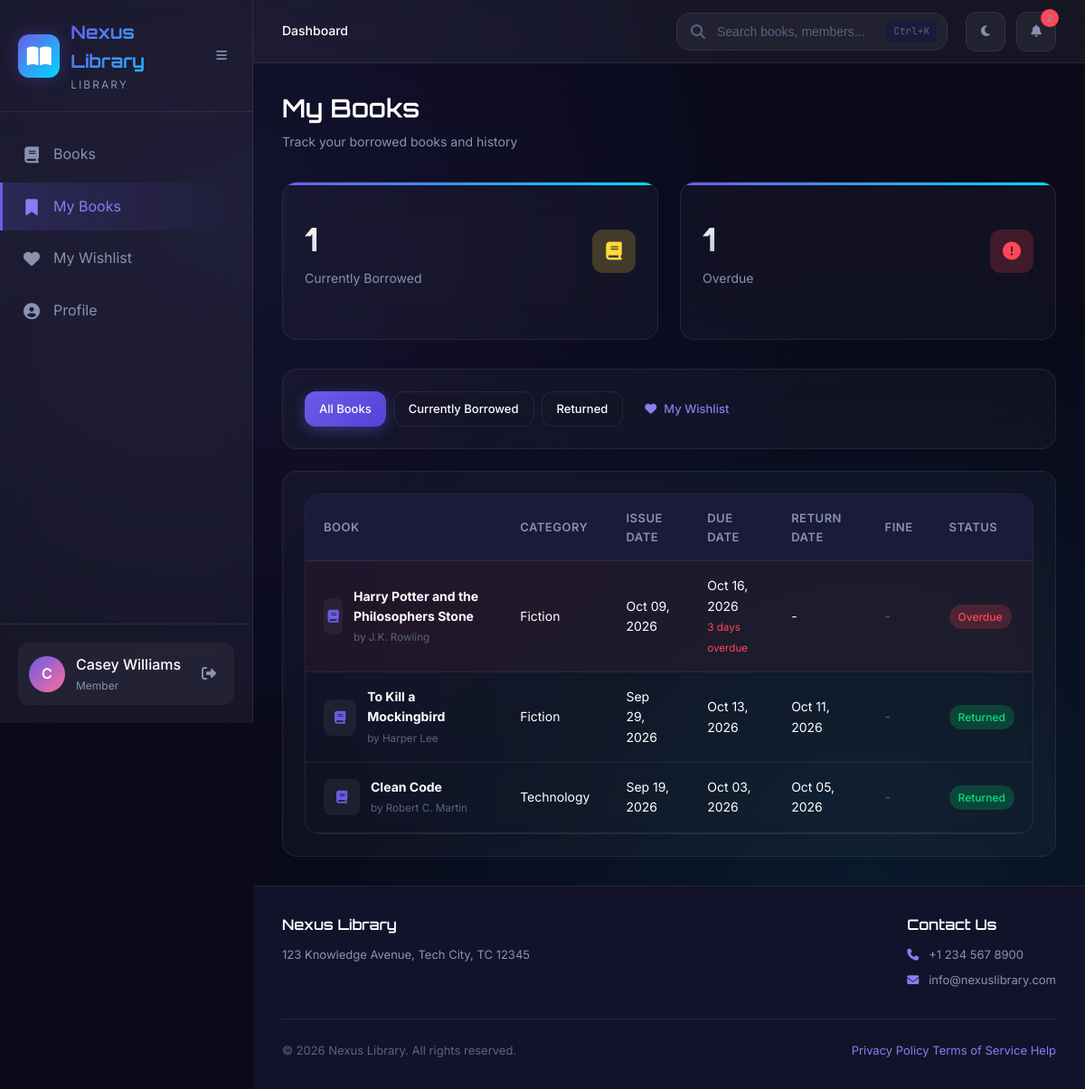
The app's page /pages/my_books.php (signed in) with its own data.
### tables this page shows
CREATE TABLE IF NOT EXISTS transactions (
    id INT PRIMARY KEY AUTO_INCREMENT,
    book_id INT NOT NULL,
    user_id INT NOT NULL,
    issued_by INT,
    issue_date DATE NOT NULL,
    due_date DATE NOT NULL,
    return_date DATE DEFAULT NULL,
    renewal_count INT DEFAULT 0,
    status ENUM('issued', 'returned', 'overdue', 'lost') DEFAULT 'issued',
    created_at TIMESTAMP DEFAULT CURRENT_TIMESTAMP,
    updated_at TIMESTAMP DEFAULT CURRENT_TIMESTAMP ON UPDATE CURRENT_TIMESTAMP,
    FOREIGN KEY (book_id) REFERENCES books(id) ON DELETE CASCADE,
    FOREIGN KEY (user_id) REFERENCES users(id) ON DELETE CASCADE,
    FOREIGN KEY (issued_by) REFERENCES users(id) ON DELETE SET NULL
);

CREATE TABLE IF NOT EXISTS books (
    id INT PRIMARY KEY AUTO_INCREMENT,
    isbn VARCHAR(20) UNIQUE,
    title VARCHAR(255) NOT NULL,
    author VARCHAR(200) NOT NULL,
    publisher VARCHAR(200),
    category_id INT,
    type ENUM('book', 'magazine', 'newspaper') DEFAULT 'book',
    issuable ENUM('yes', 'no') DEFAULT 'yes',
    description TEXT,
    shelf_location VARCHAR(50),
    total_copies INT DEFAULT 1,
    available_copies INT DEFAULT 1,
    price DECIMAL(10,2) DEFAULT 0.00,
    pages INT,
    language VARCHAR(50) DEFAULT 'English',
    cover_image VARCHAR(255) DEFAULT NULL,
    qr_code VARCHAR(255) DEFAULT NULL,
    status ENUM('available', 'reserved', 'maintenance', 'lost') DEFAULT 'available',
    created_at TIMESTAMP DEFAULT CURRENT_TIMESTAMP,
    updated_at TIMESTAMP DEFAULT CURRENT_TIMESTAMP ON UPDATE CURRENT_TIMESTAMP,
    FOREIGN KEY (category_id) REFERENCES categories(id) ON DELETE SET NULL
);

CREATE TABLE IF NOT EXISTS categories (
    id INT PRIMARY KEY AUTO_INCREMENT,
    name VARCHAR(100) NOT NULL UNIQUE,
    description TEXT,
    created_at TIMESTAMP DEFAULT CURRENT_TIMESTAMP
);

### config/db.php (called while the page is built, shortened)
<?php
$conn = new mysqli(DB_HOST, DB_USER, DB_PASS, DB_NAME);
$conn->set_charset("utf8mb4");
function sanitize($data) {
    global $conn;
    return htmlspecialchars(strip_tags(trim($conn->real_escape_string($data))));
}
function formatDate($date) {
    return date('M d, Y', strtotime($date));
}
function calculateFine($due_date, $return_date = null) {
    $return = $return_date ?? date('Y-m-d');
    $due = strtotime($due_date);
    $return_ts = strtotime($return);
    if ($return_ts <= $due) {
        return 0;
    }
    $days_late = floor(($return_ts - $due) / (60 * 60 * 24));
    $grace_period = GRACE_PERIOD_DAYS;
    if ($days_late <= $grace_period) {
        return 0;
    }
    $chargeable_days = $days_late - $grace_period;
    return $chargeable_days * FINE_PER_DAY;
}
?>

### pages/my_books.php (the view, shortened to what this page needs)
<?php
require_once __DIR__ . '/../includes/header.php';
$filter = sanitize($_GET['filter'] ?? 'all');
$where = "WHERE t.user_id = ?";
$query = "SELECT t.*, b.title, b.isbn, b.author, c.name as category_name
          FROM transactions t
          JOIN books b ON t.book_id = b.id
          LEFT JOIN categories c ON b.category_id = c.id
          $where
          ORDER BY t.created_at DESC";
$stmt = $conn->prepare($query);
$stmt->bind_param("i", $_SESSION['user_id']);
$stmt->execute();
$transactions = $stmt->get_result();
$stmt = $conn->prepare("SELECT COUNT(*) as count FROM transactions WHERE user_id = ? AND status = 'issued'");
$stmt->bind_param("i", $_SESSION['user_id']);
$stmt->execute();
$borrowed_count = $stmt->get_result()->fetch_assoc()['count'];
$stmt = $conn->prepare("SELECT COUNT(*) as count FROM transactions WHERE user_id = ? AND status = 'issued' AND due_date < CURDATE()");
$stmt->bind_param("i", $_SESSION['user_id']);
$stmt->execute();
$overdue_count = $stmt->get_result()->fetch_assoc()['count'];
?>
<div class="page-header">
    <div>
        <h1 class="page-title">My Books</h1>
        <p class="page-subtitle">Track your borrowed books and history</p>
    </div>
</div>
<div class="stats-grid" style="margin-bottom: 32px;">
    <div class="card stat-card">
        <div class="card-header">
            <div>
                <h3 class="stat-value"><?php echo $borrowed_count; ?></h3>
                <p class="stat-label">Currently Borrowed</p>
            </div>
            <div class="card-icon warning"><i class="fas fa-book"></i></div>
        </div>
    </div>
    <div class="card stat-card">
        <div class="card-header">
            <div>
                <h3 class="stat-value" style="color: var(--danger);"><?php echo $overdue_count; ?></h3>
                <p class="stat-label">Overdue</p>
            </div>
            <div class="card-icon danger"><i class="fas fa-exclamation-circle"></i></div>
        </div>
    </div>
</div>
<div class="card" style="margin-bottom: 24px;">
    <div style="display: flex; gap: 8px; flex-wrap: wrap;">
        <a href="?filter=all" class="btn <?php echo $filter === 'all' ? 'btn-primary' : 'btn-secondary'; ?> btn-sm">
            All Books
        </a>
        <a href="?filter=borrowed" class="btn <?php echo $filter === 'borrowed' ? 'btn-primary' : 'btn-secondary'; ?> btn-sm">
            Currently Borrowed
        </a>
        <a href="?filter=returned" class="btn <?php echo $filter === 'returned' ? 'btn-primary' : 'btn-secondary'; ?> btn-sm">
            Returned
        </a>
        <a href="<?php echo SITE_URL; ?>/pages/wishlist.php" class="btn btn-info btn-sm">
            <i class="fas fa-heart"></i> My Wishlist
        </a>
    </div>
</div>
<div class="card">
    <div class="table-container">
        <table class="data-table">
            <thead>
                <tr>
                    <th>Book</th>
                    <th>Category</th>
                    <th>Issue Date</th>
                    <th>Due Date</th>
                    <th>Return Date</th>
                    <th>Fine</th>
                    <th>Status</th>
                </tr>
            </thead>
            <tbody>
                <?php if ($transactions->num_rows > 0): ?>
                    <?php while ($tx = $transactions->fetch_assoc()): ?>
                        <?php
                        $is_overdue = $tx['status'] === 'issued' && strtotime($tx['due_date']) < time();
                        $fine = calculateFine($tx['due_date'], $tx['return_date'] ?? null);
                        ?>
                        <tr class="<?php echo $is_overdue ? 'overdue-row' : ''; ?>">
                            <td>
                                <div style="display: flex; align-items: center; gap: 12px;">
                                    <div style="width: 40px; height: 40px; background: var(--bg-glass); border-radius: var(--radius-sm); display: flex; align-items: center; justify-content: center;">
                                        <i class="fas fa-book" style="color: var(--primary);"></i>
                                    </div>
                                    <div>
                                        <strong><?php echo htmlspecialchars($tx['title']); ?></strong>
                                        <br><small class="text-muted">by <?php echo htmlspecialchars($tx['author']); ?></small>
                                    </div>
                                </div>
                            </td>
                            <td><?php echo htmlspecialchars($tx['category_name'] ?? '-'); ?></td>
                            <td><?php echo formatDate($tx['issue_date']); ?></td>
                            <td>
                                <?php echo formatDate($tx['due_date']); ?>
                                <?php if ($is_overdue): ?>
                                    <br><small class="text-danger"><?php echo floor((time() - strtotime($tx['due_date'])) / (60*60*24)); ?> days overdue</small>
                                <?php endif; ?>
                            </td>
                            <td><?php echo $tx['return_date'] ? formatDate($tx['return_date']) : '-'; ?></td>
                            <td>
                                <?php if ($fine > 0): ?>
                                    <strong class="text-danger">₹<?php echo number_format($fine, 2); ?></strong>
                                <?php else: ?>
                                    <span class="text-muted">-</span>
                                <?php endif; ?>
                            </td>
                            <td>
                                <?php
                                if ($is_overdue) {
                                    $status_class = 'badge-danger';
                                    $status_text = 'Overdue';
                                } else {
                                    $status_map = [
                                        'issued' => ['badge-warning', 'Borrowed'],
                                        'returned' => ['badge-success', 'Returned']
                                    ];
                                    $status_class = $status_map[$tx['status']][0] ?? 'badge-secondary';
                                    $status_text = $status_map[$tx['status']][1] ?? ucfirst($tx['status']);
                                }
                                ?>
                                <span class="badge <?php echo $status_class; ?>"><?php echo $status_text; ?></span>
                            </td>
                        </tr>
                    <?php endwhile; ?>
                <?php endif; ?>
            </tbody>
        </table>
    </div>
</div>
<?php include __DIR__ . '/../includes/footer.php'; ?>

### pages/my_books.php (style rules this page uses)
.overdue-row { background: rgba(255, 71, 87, 0.05); }

### records on screen
transactions: book.title "Harry Potter and the Philosophers Stone", book.author "J.K. Rowling", categories.name "Fiction", issue_date "Oct 09, 2026", due_date "Oct 16, 2026", status_text "Overdue"
transactions: book.title "To Kill a Mockingbird", book.author "Harper Lee", categories.name "Fiction", issue_date "Sep 29, 2026", due_date "Oct 13, 2026", return_date "Oct 11, 2026", status "Returned"
transactions: book.title "Clean Code", book.author "Robert C. Martin", categories.name "Technology", issue_date "Sep 19, 2026", due_date "Oct 03, 2026", return_date "Oct 05, 2026", status "Returned"

### other values on screen
getLibraryName() "Nexus Library"
substr($user_name, 0, 1) "C"
$user_name "Casey Williams"
$user_role "Member"
$borrowed_count "1"
$overdue_count "1"
getSetting('library_name', 'Nexus Library') "Nexus Library"
getSetting('library_address', 'Library Address') "123 Knowledge Avenue, Tech City, TC 12345"
getSetting('library_phone', 'N/A') "+1 234 567 8900"
getSetting('library_email', 'N/A') "info@nexuslibrary.com"
